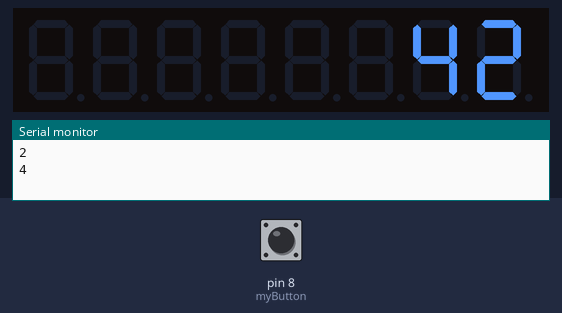
The sketch below on a simulated Arduino Uno, built with avr-gcc and run on an emulated ATmega328P. Shown: 8-digit seven-segment display, the last lines printed to the serial monitor. The inputs (shaded band) are chosen by the test bench; at power-on: pin 8 (myButton) HIGH.

Above: at 1.2 s.
1.3 s: pin 8 (myButton) pulled LOW for 0.15 s
2.9 s: pin 8 (myButton) pulled LOW for 1 s
At 4.1 s:
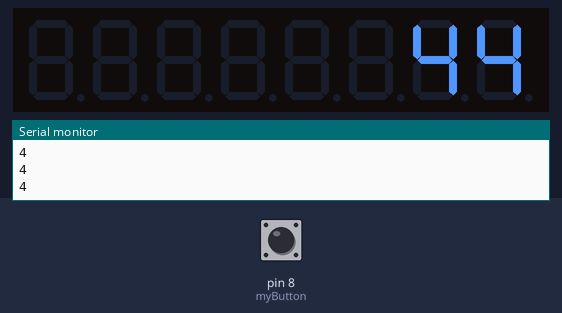
5.4 s: pin 8 (myButton) pulled LOW for 0.15 s
At 6.0 s:
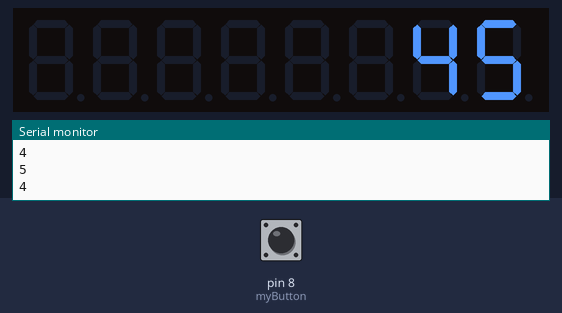
7.0 s: pin 8 (myButton) pulled LOW for 1 s
Timing chart, 0 to 10.0 s (numbered marks = the images above; inputs shaded):
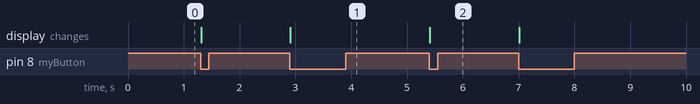

The sketch:

eight-digit-display.ino
```cpp
#include "LedControl.h"
#include "Button.h"

/*
 pin 12 is connected to the DataIn
 pin 11 is connected to the CLK
 pin 10 is connected to LOAD
 We have only a single MAX72XX.
 */
LedControl lc=LedControl(12,11,10,1);
Button myButton = Button(8, &myCallback);
long counter = 42;

void setup() {
  Serial.begin(9600);

  lc.shutdown(0,false);
  lc.setIntensity(0,5);
  lc.clearDisplay(0);

  foo(counter);
}

void myCallback(Button* button)
{
  if (button->pressed){
    foo(++counter);
  }
}

void foo(long num) {
  if (num > 99999999L) {
    num = 99999999L;
  }

  byte digit = 0;
  while (true) {
    Serial.println(num % 10);
    lc.setDigit(0, digit++, num % 10, false);
    num /= 10;
    if (num <= 0) break;
  }
}

void loop() {
  myButton.read();
}
```

Measured:
- after the input at 2.9 s, the display: changes at once (image 1)
- after the input at 5.4 s, the display: changes at once (image 2)
